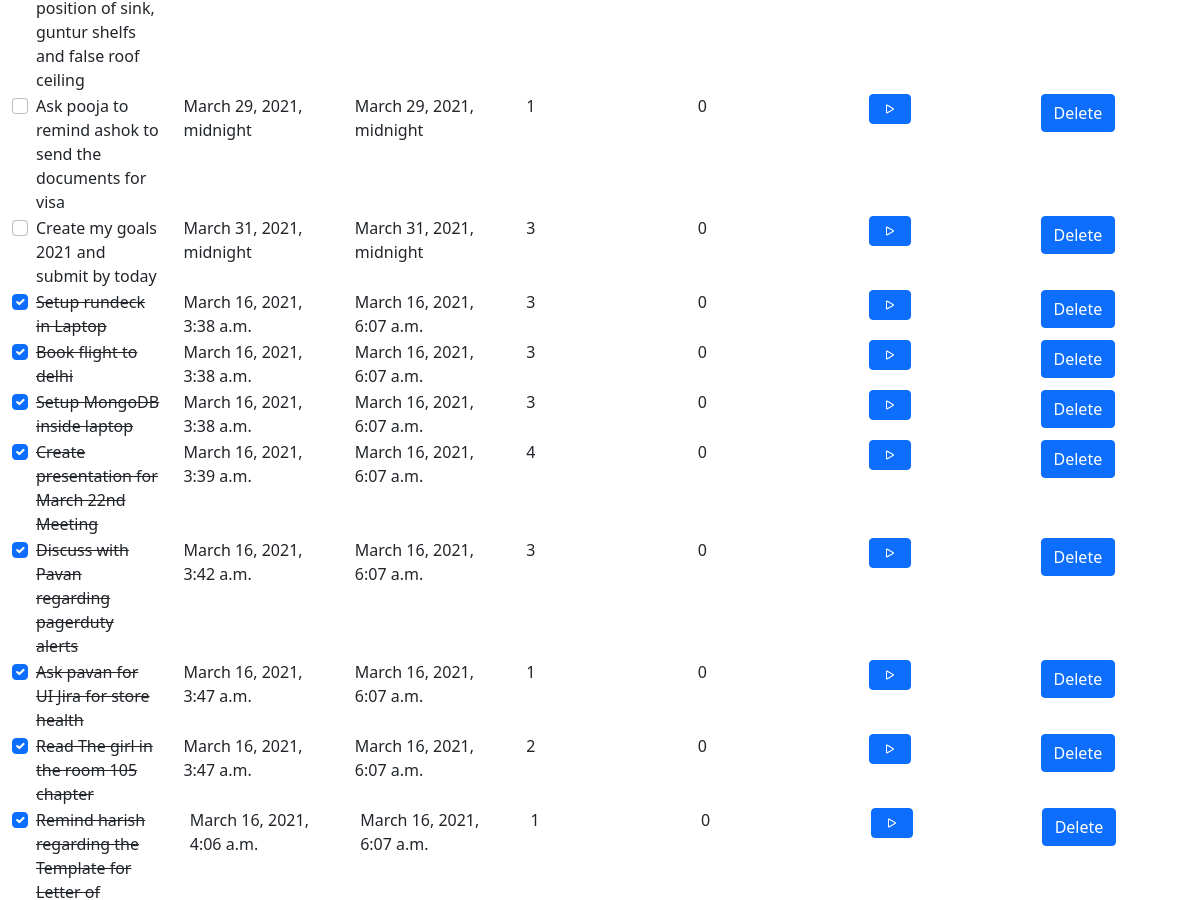
Before: /todolist/ (middle part) with the older database file.
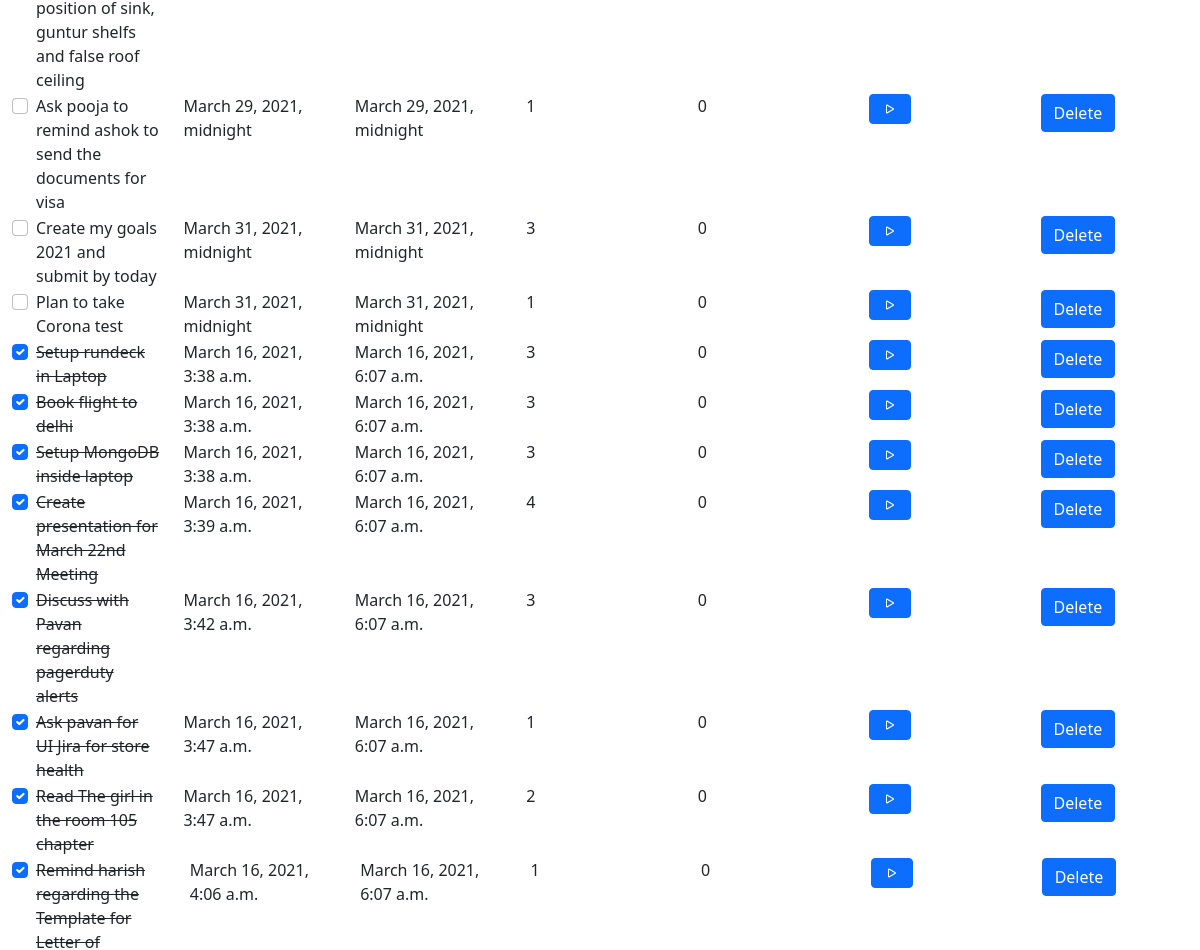
After: the same page with the newer database file.
### todolist/models.py (models this page shows, shortened)
class Item(models.Model):
    todo_item = models.CharField(max_length=700)
    create_date = models.DateTimeField('Date created')
    due_date = models.DateTimeField('Due date')
    status = models.BooleanField('Completed')
    pomodoro_estimate = models.IntegerField('Pomodoro Estimate')
    pomodoro_completed = models.IntegerField('Pomodoro Completed')

### todolist/views.py (the view)
# urls.py: path('', views.index, name='index'),
def index(request):
    list_of_items = Item.objects.all().order_by('status')
    context = {'list_of_items': list_of_items,}
    return render(request, 'todolist/index.html', context)

### todolist/templates/todolist/index.html (shortened to what this page needs)
{% load static %}
<link rel='stylesheet' type="text/css" href="{% static 'todolist/style.css' %}">
<link href="https://cdn.jsdelivr.net/npm/bootstrap@5.0.0-beta2/dist/css/bootstrap.min.css" rel="stylesheet">
<div class="container-fluid">
    {% if list_of_items %}
        {% for item in list_of_items %}
        <div class="row">
            <div class="col">
            {% if item.status %}
            <div class="form-check">
                    <input class="form-check-input" onclick="toggle_status('{{item.todo_item}}','{{item.status}}', '{{item.id}}')" type="checkbox" value=""   id="flexCheckChecked"  checked>
                    <label class="form-check-label" for="flexCheckChecked">
                        {{ item.todo_item}}
                    </label>
            </div>
            {% else %}
            <div class="form-check">
                <input class="form-check-input"  onclick="toggle_status('{{item.todo_item}}', '{{item.status}}', '{{item.id}}')" type="checkbox"  value="" id="flexCheckDefault" >
                <label class="form-check-label" for="flexCheckDefault">
                    {{ item.todo_item}}
                </label>
            </div>
            {% endif %}
            </div>
            <div class="col">
                {{item.create_date}}
            </div>
            <div class="col">
                {{item.due_date}}
            </div>
            <div class="col">
                {{item.pomodoro_estimate}}
            </div>
            <div class="col">
                {{item.pomodoro_completed}}
            </div>
            <div class="col">
                <p>
                    <button type="button"  class="btn btn-primary">
                    <svg xmlns="http://www.w3.org/2000/svg" width="16" height="16" fill="currentColor" class="bi bi-play" viewBox="0 0 16 16">
                        <path d="M10.804 8L5 4.633v6.734L10.804 8zm.792-.696a.802.802 0 0 1 0 1.392l-6.363 3.692C4.713 12.69 4 12.345 4 11.692V4.308c0-.653.713-.998 1.233-.696l6.363 3.692z"/>
                      </svg>
                    </button>
            </p>
            </div>
            <div class="col">
                <a href= "deleteitem" > <button type="button"  class="btn btn-primary"> Delete</button> </a>
            </div>
        </div>
        {% endfor %}
</div>
    {% else %}
        <p> No tasks are available</p>
    {% endif %}

Changed rows visible on the page:
added Item: todo_item "Plan to take Corona test", create_date "March 31, 2021, midnight", due_date "March 31, 2021, midnight", pomodoro_estimate "1", pomodoro_completed "0"
